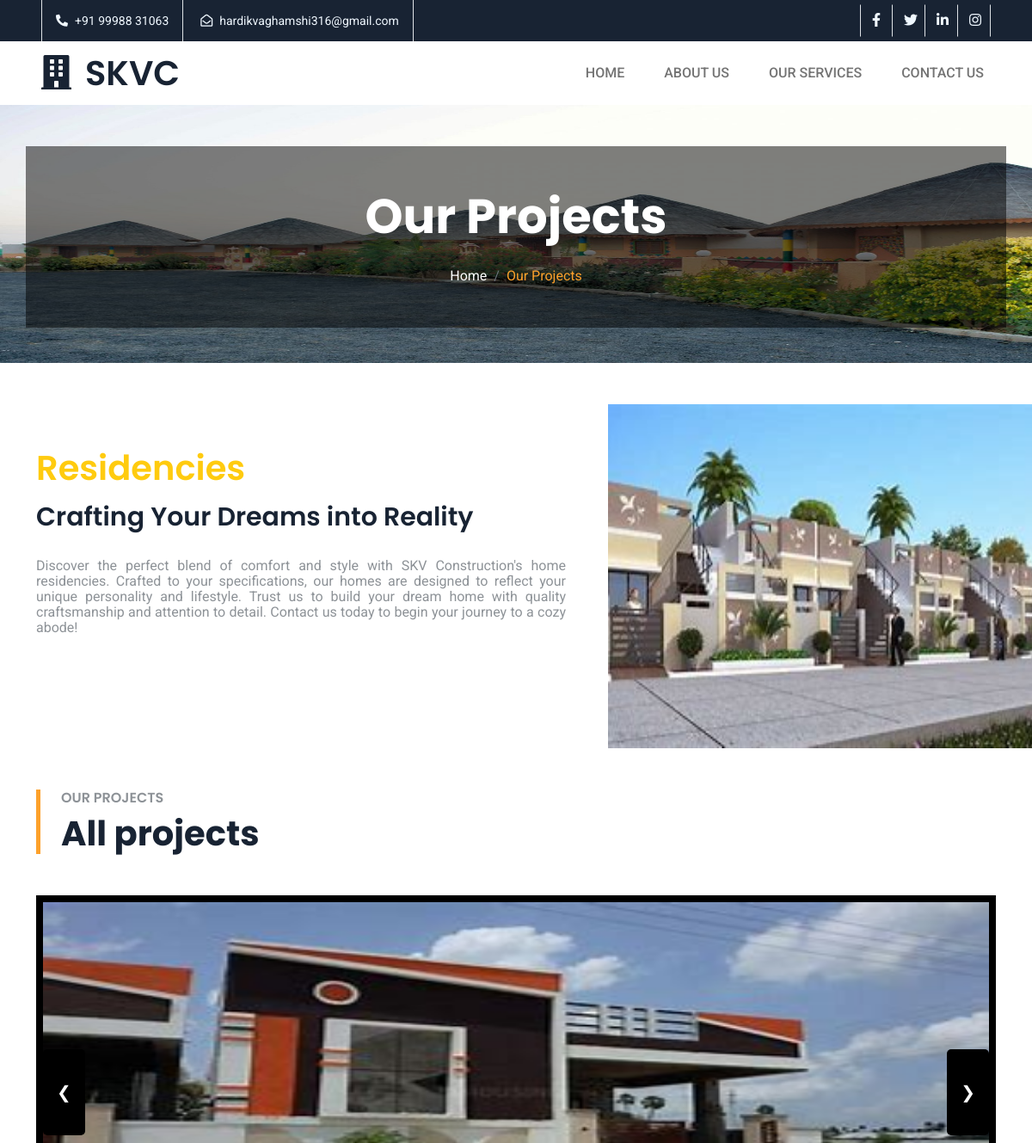
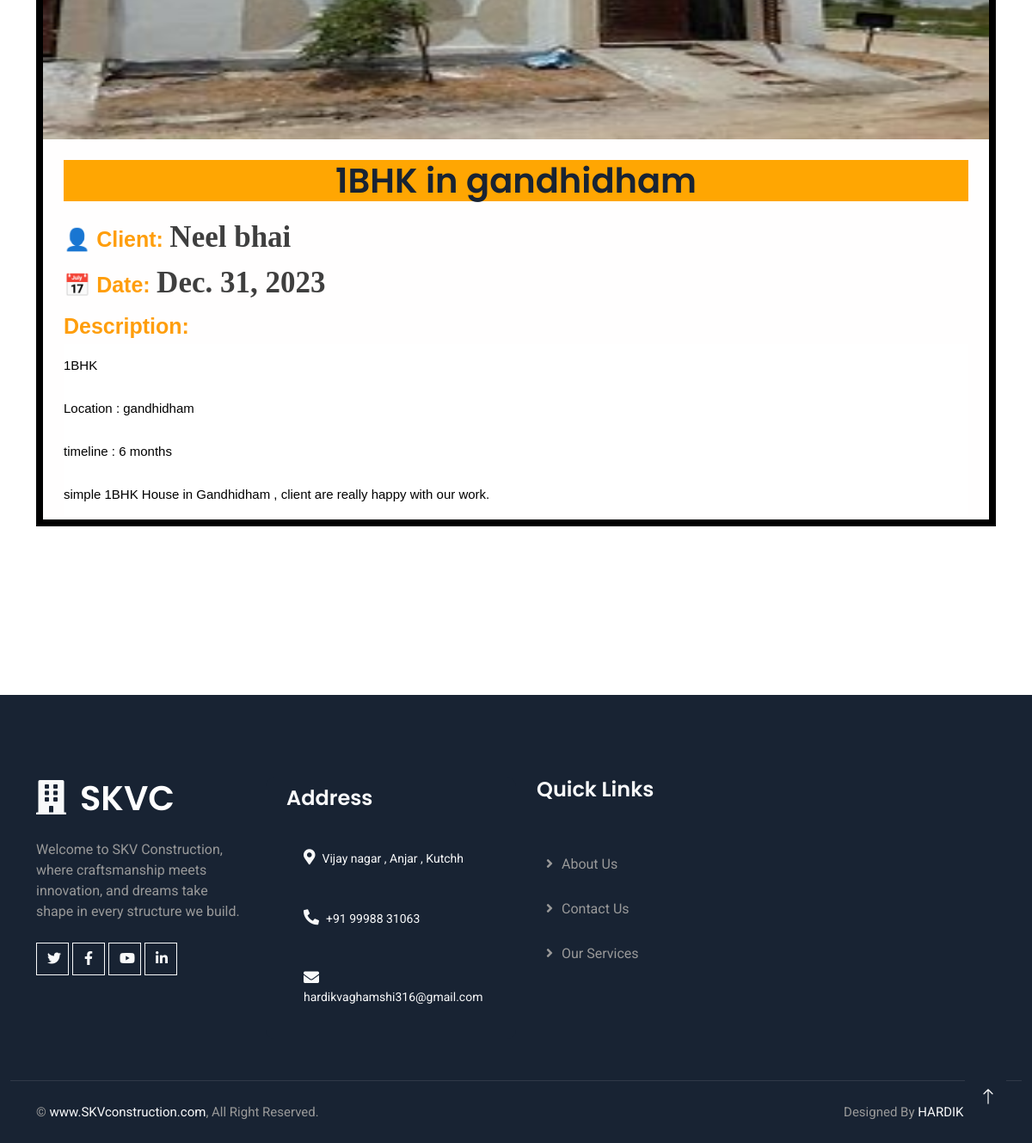
Page /service/2/ on the committed database (2 pictures, top to bottom).
### SKVC/models.py (models this page shows, shortened)
class Service(models.Model):
    service_id = models.CharField(max_length=20, unique=True)
    title = models.CharField(max_length=255)
    description = models.TextField()
    image = models.ImageField(upload_to='service_images/')

class ProjectImage(models.Model):
    project = models.ForeignKey(Project, on_delete=models.CASCADE)
    image = models.ImageField(upload_to='project_images/')

class Project(models.Model):
    service = models.ForeignKey(Service, on_delete=models.CASCADE)
    title = models.CharField(max_length=255)
    description = models.TextField()
    client = models.CharField(max_length=255)
    done_date = models.DateField()

### SKVC/views.py (the view)
# urls.py: path('service/<int:pk>/', service_detail, name='service_detail'),
def service_detail(request, pk):
    service = get_object_or_404(Service, pk=pk)
    projects = Project.objects.filter(service=service)
    return render(request, 'servicedetail.html', {'service': service, 'projects': projects})

### SKVC/templates/servicedetail.html (shortened to what this page needs)
{% extends 'base.html' %}
{% load static  %}
{% block content %}
<head>
</head>
<body>
    <div class="container-fluid page-header py-5 mb-5 wow fadeIn" data-wow-delay="0.1s" style=" height: 300px; background-image: url('/static/img/bhunga.jpg'); background-size: 100% 100%;">
        <div class="container text-center py-5" style="background-color: rgba(0, 0, 0, 0.5);">
            <h1 class="display-4 text-white animated slideInDown mb-4">Our Projects</h1>
            <nav aria-label="breadcrumb animated slideInDown">
                <ol class="breadcrumb justify-content-center mb-0">
                    <li class="breadcrumb-item"><a class="text-white" href={% url 'home' %}>Home </a></li>
                    <li class="breadcrumb-item text-primary active" aria-current="page">Our Projects</li>
                </ol>
            </nav>
        </div>
    </div>
    <section id="about" >
        <div class="container about">
            <div class="row">
                <div class="col-lg-7 col-md-6">
                    <div class="about_content">
                        <h2>{{ service.title }}</h2>
                        <h3>Crafting Your Dreams into Reality</h3>
                        <p>{{ service.description }}</p>
                    </div>
                </div>
                <div class="col-lg-3 col-md-6 col-lg-offset-1">
                    <div class="about_banner">
                        <img src="{{ MEDIA_URL }}{{ service.image.url }}" alt="{{ service.title }}" style="width: 500px; height: 400px;" />
                    </div>
                </div>
            </div>
        </div>
    </section>
    <div class="container-xxl py-5">
        <div class="container">
            <div class="row g-5 align-items-end mb-5">
                <div class="col-lg-6 wow fadeInUp" data-wow-delay="0.1s">
                    <div class="border-start border-5 border-primary ps-4">
                        <h6 class="text-body text-uppercase mb-2">Our projects</h6>
                        <h1 class="display-6 mb-0">All projects</h1>
                    </div>
                </div>
            </div>
            <div class="row g-11 justify-content-center" >
                {% if projects %}
                {% for project in projects %}
                    <div class="project col-md-8 wow fadeInUp "  data-wow-delay="{% cycle '0.3s' '0.1s' %}">
                        <div class="projects  overflow-hidden" id="slideshow-{{ project.id }}" style="position: relative;">
                            {% if project.projectimage_set.all %}
                                {% for image in project.projectimage_set.all %}
                                    <img class="mySlides" style="width: 100%; height: 50%;" src="{{ MEDIA_URL }}{{ image.image.url }}" alt="{{ project.title }}" >
                                {% endfor %}
                            {% else %}
                                <p style="width: 100%; height: 50%;">No images available</p>
                            {% endif %}
                            <button class="w3-button w3-black w3-left" onclick="plusDivs{{ project.id }}(-1)"style="height: 100px; position: absolute; top: 25%; transform: translateY(-50%); left: 0px;">&#10094;</button>
                            <button class="w3-button w3-black w3-right" onclick="plusDivs{{ project.id }}(1)"style="height: 100px; position: absolute; top: 25%; transform: translateY(-50%); right: 0px;">&#10095;</button>
                            <div class=" position-relative text-center h-100 p-4" style="background-color: rgba(255, 254, 254, 0.719);">
                                <h5 class="mb-3" style="font-size: 40px; background-color: rgb(255, 166, 2);">{{ project.title }}</h5>
                                <div style="text-align: left; font-size: 30px; width: 100%; margin: 0 auto; color: rgba(0, 0, 0, 0.753);">
                                    <span style="color: rgb(255, 158, 12); font-family: 'Arial Black', sans-serif; font-weight: bold; font-size:25px;">👤 Client:</span>
                                    <span style="font-family: 'Times New Roman', serif; font-weight: bold; font-size: 35px;">{{ project.client }}</span> <br>
                                    <span style="color: rgb(255, 158, 12); font-family: 'Arial Black', sans-serif; font-weight: bold; font-size: 25px;">📅 Date:</span>
                                    <span style="font-family: 'Times New Roman', serif; font-weight: bold; font-size: 35px;">{{ project.done_date }}</span> <br>
                                    <strong style="color: rgb(255, 158, 12); font-family: 'Arial Black', sans-serif; font-weight: bold; font-size: 25px;"> Description:</strong> <br>
                                    <p class="Discription">{% autoescape off %}{{ project.description|linebreaksbr }}{% endautoescape %}</p>
                                </div>
                            </div>
                        </div>
                    </div>
                {% endfor %}
            {% else %}
                <p>No done projects available for this service.</p>
            {% endif %}
            </div>
        </div>
    </div>
</body>
{% endblock %}

### SKVC/static/css/style1.css (style rules this page uses)
:root { --primary: #FDA12B; --secondary: #8D9297; --light: #F8F9FA; --dark: #182333; }

### SKVC/templates/BASE.HTML (style rules this page uses)
.about_content { margin-right: 25px; }
.about_content > h2 { font-size: 40px; margin:50px 0 15px; color:#ffcb0f; }
.about_content > h3 { font-size: 30px; margin: 2px 0 30px; text-transform: inherit; }
.about_content > p { line-height: 18px; margin-bottom: 18px; text-align: justify; }

### SKVC/templates/servicedetail.html (style rules this page uses)
.w3-button { font-size: 20px; padding: 16px; border: none; color: white; background-color: black; cursor: pointer; border-radius: 5px; z-index: 1; }
.Discription { background-color: rgb(255, 255, 255); color: rgb(0, 0, 0); max-height: calc(8 * 50px); overflow-y: auto; margin-top: 0; line-height: 50px; font-size: 15px; font-family: Arial, sans-serif; }
.project { padding-bottom: 100px; width: 100%; height: 1000px; }
.projects { background-color: rgba(255, 255, 255, 0.973); border: 8px solid black; height: 100%; }

### rows in the picture
Service: title "Residencies", description "Discover the perfect blend of comfort and style with SKV Construction's home residencies. Crafted to your specifications, our homes are designed to reflect your unique personality and lifestyle. Trust us to build your dream home with quality craftsmanship and attention to detail. Contact us today to begin your journey to a cozy abode!", image (picture)
Project: title "1BHK in gandhidham", client "Neel bhai", done_date "Dec. 31, 2023", description "1BHK Location : gandhidham timeline : 6 months simple 1BHK House in Gandhidham , client are really happy with our work."
ProjectImage: image (picture)
